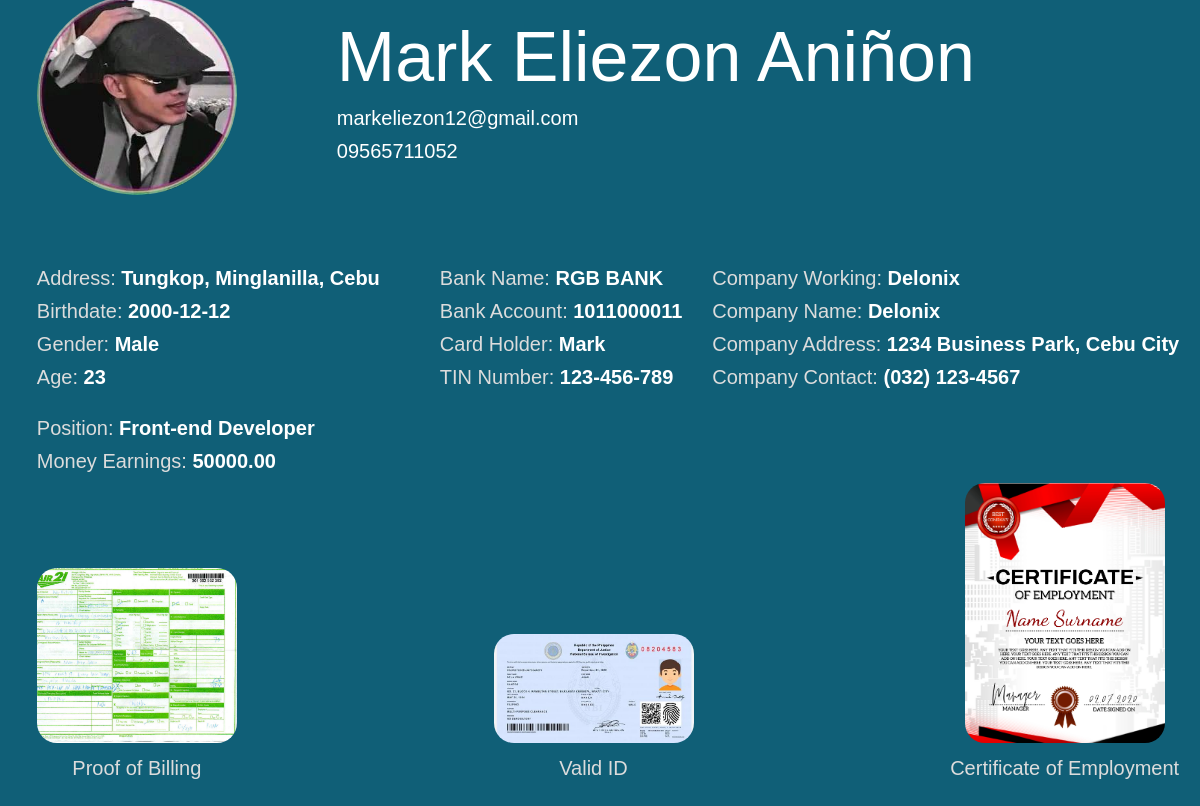
Screenshot of /controller/user_detail.php?user_id=9&transaction_id=TXN1716680986199 (signed in) with the database file from the repository.
### tables this page shows
CREATE TABLE `loans` (
  `l_id` int(10) NOT NULL,
  `id` int(10) NOT NULL,
  `date` date NOT NULL,
  `transaction_id` varchar(50) NOT NULL,
  `amount` int(50) NOT NULL,
  `payable_months` int(10) NOT NULL,
  `status` varchar(50) NOT NULL DEFAULT 'Pending',
  `note` varchar(1000) NOT NULL DEFAULT 'None'
);

CREATE TABLE `users` (
  `id` int(10) NOT NULL,
  `acc_type` enum('Basic','Premium') DEFAULT NULL,
  `f_name` varchar(50) NOT NULL,
  `l_name` varchar(50) NOT NULL,
  `email` varchar(100) NOT NULL,
  `password` varchar(255) NOT NULL,
  `phone` varchar(20) NOT NULL,
  `address` varchar(255) NOT NULL,
  `birthdate` date NOT NULL,
  `gender` varchar(50) NOT NULL,
  `age` int(11) NOT NULL,
  `bank_name` varchar(100) NOT NULL,
  `bank_account` varchar(50) NOT NULL,
  `card_holder` varchar(100) NOT NULL,
  `tin_number` varchar(20) NOT NULL,
  `company_working` varchar(100) NOT NULL,
  `company_name` varchar(100) NOT NULL,
  `company_address` varchar(255) NOT NULL,
  `company_contact` varchar(20) NOT NULL,
  `position` varchar(100) NOT NULL,
  `money_earnings` decimal(10,2) DEFAULT NULL,
  `proof_of_billing` varchar(255) NOT NULL,
  `valid_id` varchar(255) NOT NULL,
  `coe` varchar(255) NOT NULL,
  `profile_img` varchar(255) NOT NULL DEFAULT '../controller/uploads/default_profile.png',
  `registration_status` varchar(20) NOT NULL DEFAULT 'Pending',
  `rejection_timestamp` datetime DEFAULT NULL,
  `blocked` varchar(50) DEFAULT NULL,
  `status` varchar(50) DEFAULT NULL,
  `user_type` varchar(50) DEFAULT NULL
);

### controller/fetch_user_detail.php (called while the page is built, shortened)
<?php
include "../model/database.php";
$conn = $database->connect();
$user_id = isset($_GET['user_id']) ? (int)$_GET['user_id'] : 0;
$transaction_id = isset($_GET['transaction_id']) ? $_GET['transaction_id'] : '';
$sql = "
    SELECT
        users.id,
        users.acc_type,
        users.f_name,
        users.l_name,
        users.email,
        users.phone,
        users.address,
        users.birthdate,
        users.gender,
        users.age,
        users.bank_name,
        users.bank_account,
        users.card_holder,
        users.tin_number,
        users.company_working,
        users.company_name,
        users.company_address,
        users.company_contact,
        users.position,
        users.money_earnings,
        users.proof_of_billing,
        users.valid_id,
        users.coe,
        users.profile_img,
        loans.l_id,
        loans.date,
        loans.transaction_id,
        loans.amount,
        loans.payable_months,
        loans.status,
        loans.note
    FROM users
    LEFT JOIN loans ON users.id = loans.id
    WHERE users.id = ? AND loans.transaction_id = ?";
if ($stmt = $conn->prepare($sql)) {
    $stmt->bind_param("is", $user_id, $transaction_id);
    if ($stmt->execute()) {
        $result = $stmt->get_result();
        $user_loans = [];
        while ($row = $result->fetch_assoc()) {
            $user_loans[] = $row;
        }
    } else {
        echo "Failed to execute the SQL statement.";
    }
} else {
    echo "Failed to prepare the SQL statement.";
}
?>

### controller/user_detail.php (the view, shortened to what this page needs)
<?php include "../controller/fetch_user_detail.php" ?>
<link rel="stylesheet" href="../view/user_detail.css">
<div class="user_detail" id="user_detail">
    <?php if (!empty($user_loans)): ?>
        <div style="display:flex;gap:100px;align-items:center;">
            <div>
                <img src="<?php echo htmlspecialchars($user_loans[0]['profile_img']); ?>" alt="Profile Image">
           </div>
           <div class="asd">
                <p style="font-size:70px"><?php echo htmlspecialchars($user_loans[0]['f_name'] . ' ' . $user_loans[0]['l_name']); ?></p>
                <p><?php echo htmlspecialchars($user_loans[0]['email']); ?></p>
                <p><?php echo htmlspecialchars($user_loans[0]['phone']); ?></p>
            </div>
        </div>
        <br><br><br><br>
        <div style="display:flex;gap:30px">
            <div>
                <p>Address: <span><?php echo htmlspecialchars($user_loans[0]['address']); ?></span></p>
                <p>Birthdate: <span><?php echo htmlspecialchars($user_loans[0]['birthdate']); ?></span></p>
                <p>Gender: <span><?php echo htmlspecialchars($user_loans[0]['gender']); ?></span></p>
                <p>Age: <span><?php echo htmlspecialchars($user_loans[0]['age']); ?></span></p>
            </div>
            <br>
            <div>
                <p>Bank Name: <span><?php echo htmlspecialchars($user_loans[0]['bank_name']); ?></span></p>
                <p>Bank Account: <span><?php echo htmlspecialchars($user_loans[0]['bank_account']); ?></span></p>
                <p>Card Holder: <span><?php echo htmlspecialchars($user_loans[0]['card_holder']); ?></span></p>
                <p>TIN Number: <span><?php echo htmlspecialchars($user_loans[0]['tin_number']); ?></span></p>
            </div>
            <div>
                <p>Company Working: <span><?php echo htmlspecialchars($user_loans[0]['company_working']); ?></span></p>
                <p>Company Name: <span><?php echo htmlspecialchars($user_loans[0]['company_name']); ?></span></p>
                <p>Company Address: <span><?php echo htmlspecialchars($user_loans[0]['company_address']); ?></span></p>
                <p>Company Contact: <span><?php echo htmlspecialchars($user_loans[0]['company_contact']); ?></span></p>
            </div>
        </div>
        <br>
        <p>Position: <span><?php echo htmlspecialchars($user_loans[0]['position']); ?></span></p>
        <p>Money Earnings: <span><?php echo htmlspecialchars($user_loans[0]['money_earnings']); ?></span></p>
        <div style="display:flex;justify-content:space-between;align-items:end" class="uploads">
            <div>
                <img src="<?php echo htmlspecialchars($user_loans[0]['proof_of_billing']); ?>" alt="Proof of Billing">
                <p>Proof of Billing</p>
            </div>
            <div>
                <img src="<?php echo htmlspecialchars($user_loans[0]['valid_id']); ?>" alt="Valid ID">
                <p>Valid ID</p>
            </div>
            <div>
                <img src="<?php echo htmlspecialchars($user_loans[0]['coe']); ?>" alt="Certificate of Employment">
                <p>Certificate of Employment</p>
            </div>
        </div>
        <br>
            <?php else: ?>
                <p>No details found for the provided user ID and transaction ID.</p>
            <?php endif; ?>
     </div>

### view/user_detail.css (style rules this page uses)
* { scrollbar-width: none; }
img { border-radius:50%; width: 200px; cursor: pointer; }
p { font-size: 20px; font-family: sans-serif; margin: 0 ; margin-bottom: 10px; color: rgb(220,220,220); }
span { color:black; font-weight:bold; color:white; }
.uploads img { border-radius: 20px; }
.uploads div { display:flex; justify-content:center; flex-direction:column; align-items:center; line-height:50px; }
.asd p { color:white; }

### rows the page displays
loans: id.profile_img (picture), id.l_name "Mark Eliezon Aniñon", id.email "markeliezon12@gmail.com", id.phone "09565711052", id.address "Tungkop, Minglanilla, Cebu", id.birthdate "2000-12-12", id.gender "Male", id.age "23", id.bank_name "RGB BANK", id.bank_account "1011000011", id.card_holder "Mark", id.tin_number "123-456-789", id.company_working "Delonix", id.company_name "Delonix", id.company_address "1234 Business Park, Cebu City", id.company_contact "(032) 123-4567", id.position "Front-end Developer", id.money_earnings "50000.00", id.proof_of_billing (picture), id.valid_id (picture), id.coe (picture)
